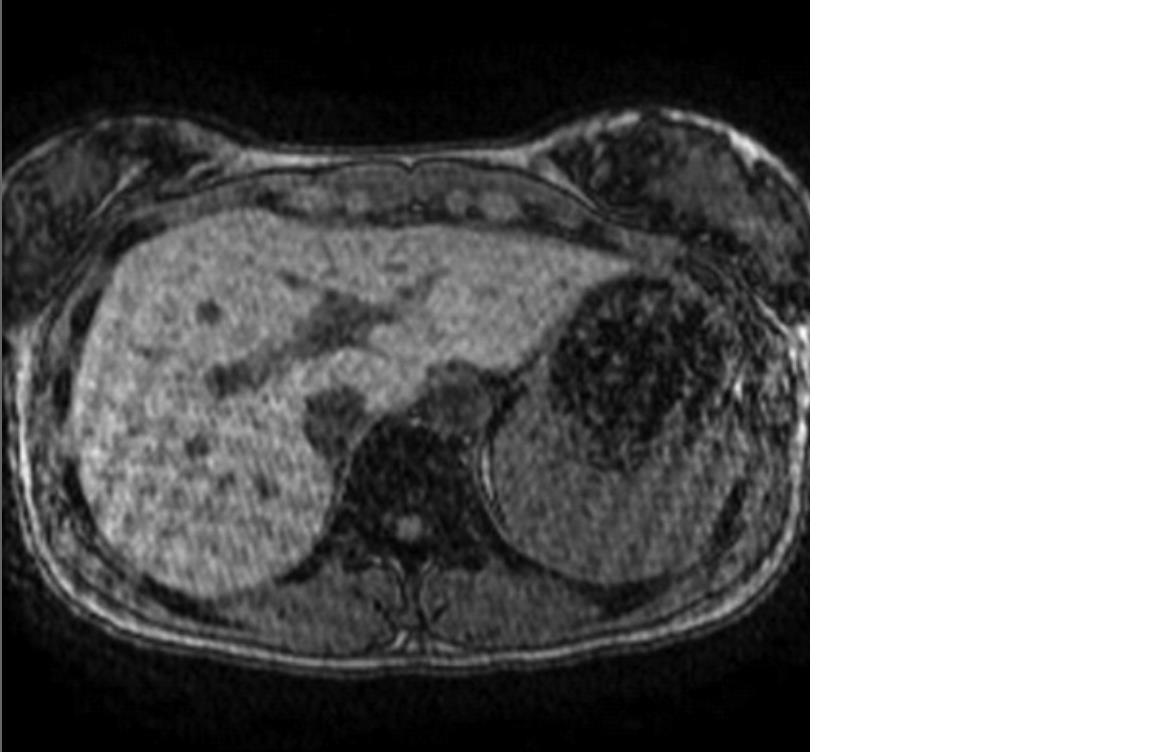
%> input picture Appmath/Assignment6/assignment6.png, 1152 x 752 px
$ octave tester.m   (GNU Octave 9; MATLAB toolbox functions it lacks are replaced by stand-ins)
%> lines starting %> are read from the running program, lines starting %| are printed output that depends on the picture
A=imread('assignment6.png'); % image size is 200 x 200
%> A is the input picture: size 752x1152x3 uint8; min 0, max 255, mean 114
B=fftshift(fft2(A));
imshow(B);
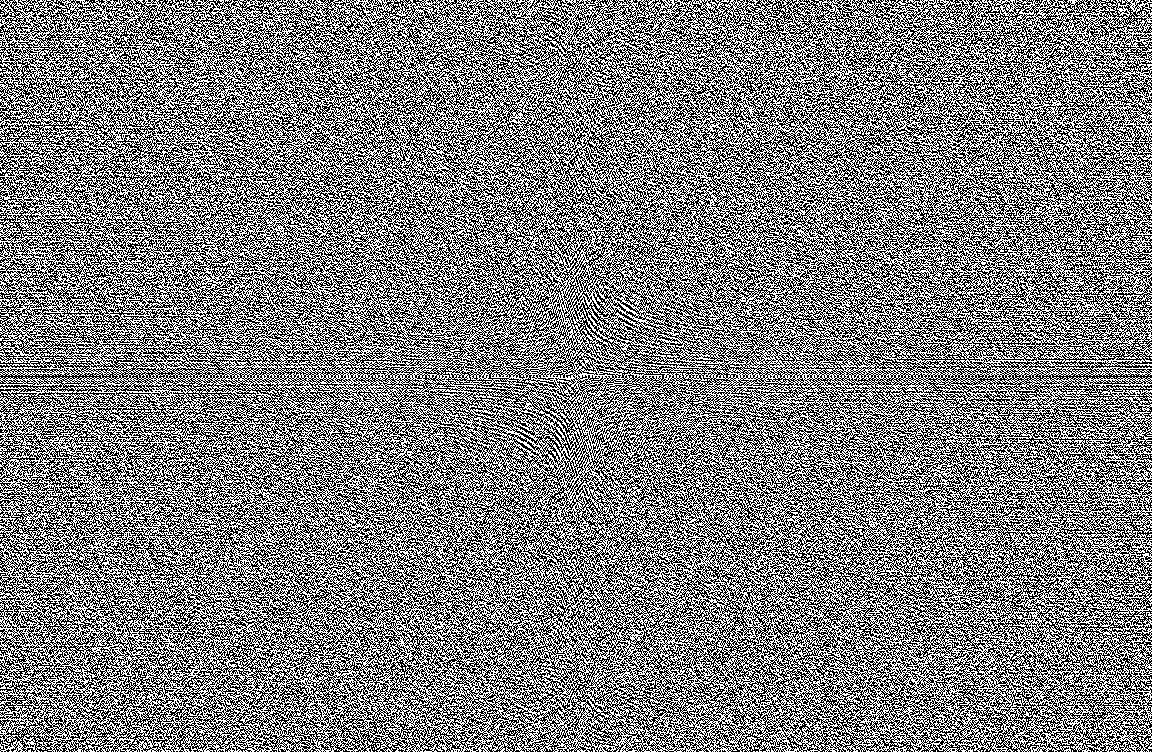
%> displayed picture: size 752x1152x3, on the screen's scale of 0 to 255; min 0, max 255, mean 127.4
pause;
mask=zeros(size(A));
mask(80:120,80:120)=1;
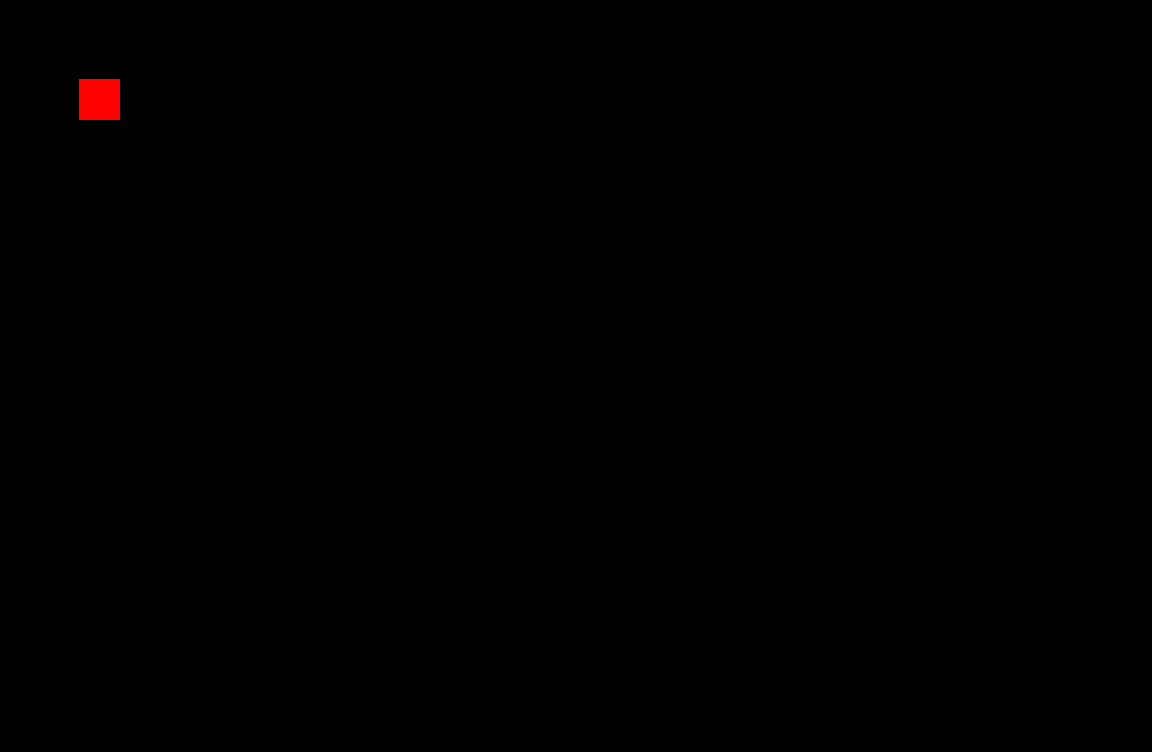
%> mask: size 752x1152x3 double; mean R, G, B 0.00194, 0, 0
C=mask.*B;
D=ifft2(C);
%> (the run ends here)
